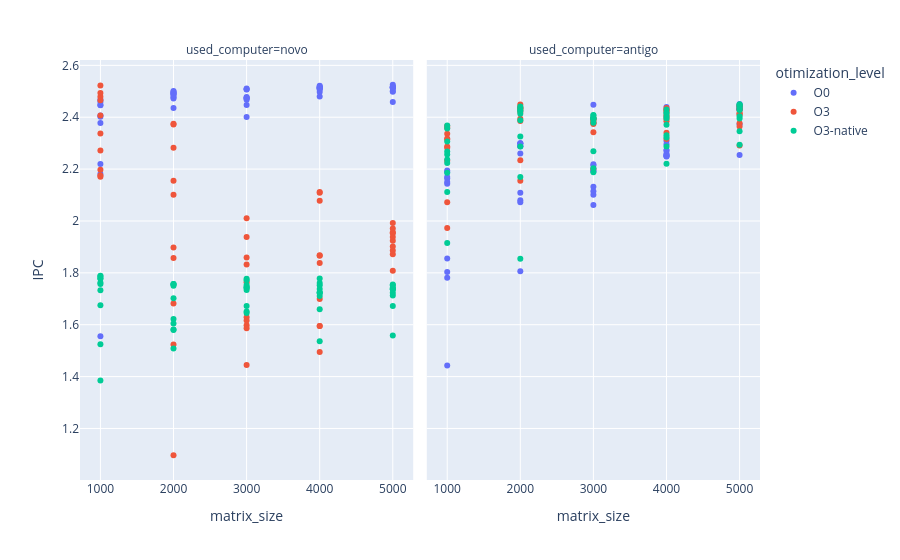
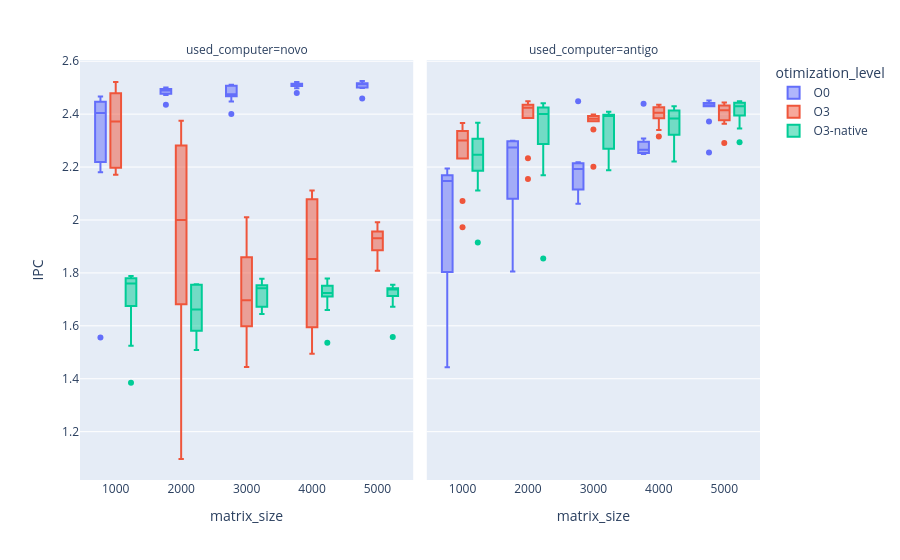

Notebook code cell kept with these figures, in order:
### Code cell
plot_IPC_to_size= px.scatter(complete_metrics, x="matrix_size", y="IPC",
                            facet_col="used_computer", color="otimization_level",
                            hover_data=["time_elapsed", "CPI", "branch-miss-rate", "cache-miss-rate"]
                        )
plot_IPC_to_size.update_layout(xaxis={"type": "category"})
plot_IPC_to_size.show()
plot_IPC_to_size.write_html("graficos/scatter_IPC_to_matrix_size.html")

boxplot_IPC_to_size= px.box(complete_metrics, x="matrix_size", y="IPC",
                            facet_col="used_computer", color="otimization_level",
                            hover_data=["time_elapsed", "CPI", "branch-miss-rate", "cache-miss-rate"]
                        )
boxplot_IPC_to_size.update_layout(xaxis={"type": "category"})
boxplot_IPC_to_size.show()
boxplot_IPC_to_size.write_html("graficos/box_IPC_to_matrix_size.html")

### Figure 1 — Plotly figure (JSON) as saved in the notebook; plotly's stock layout.template omitted (floating-point values rounded to 4 significant figures; data arrays with more than 128 entries replaced by an {"elided": "..."} marker saying what was removed)
{"data": [{"customdata": {"elided": "50x4 float values"}, "hovertemplate": "otimization_level=O0<br>used_computer=novo<br>matrix_size=%{x}<br>IPC=%{y}<br>time_elapsed=%{customdata[0]}<br>CPI=%{customdata[1]}<br>branch-miss-rate=%{customdata[2]}<br>cache-miss-rate=%{customdata[3]}<extra></extra>", "legendgroup": "O0", "marker": {"color": "#636efa", "symbol": "circle"}, "mode": "markers", "name": "O0", "orientation": "v", "showlegend": true, "type": "scatter", "x": [1000, 1000, 1000, 1000, 1000, 1000, 1000, 1000, 1000, 1000, 2000, 2000, 2000, 2000, 2000, 2000, 2000, 2000, 2000, 2000, 3000, 3000, 3000, 3000, 3000, 3000, 3000, 3000, 3000, 3000, 4000, 4000, 4000, 4000, 4000, 4000, 4000, 4000, 4000, 4000, 5000, 5000, 5000, 5000, 5000, 5000, 5000, 5000, 5000, 5000], "xaxis": "x", "y": [2.446, 2.467, 2.219, 2.447, 2.406, 2.378, 1.556, 2.402, 2.459, 2.181, 2.473, 2.49, 2.489, 2.477, 2.498, 2.501, 2.495, 2.483, 2.491, 2.436, 2.472, 2.474, 2.508, 2.468, 2.507, 2.478, 2.476, 2.401, 2.447, 2.511, 2.48, 2.497, 2.507, 2.511, 2.514, 2.514, 2.513, 2.512, 2.518, 2.522, 2.499, 2.514, 2.515, 2.501, 2.513, 2.519, 2.525, 2.516, 2.513, 2.459], "yaxis": "y"}, {"customdata": {"elided": "50x4 float values"}, "hovertemplate": "otimization_level=O0<br>used_computer=antigo<br>matrix_size=%{x}<br>IPC=%{y}<br>time_elapsed=%{customdata[0]}<br>CPI=%{customdata[1]}<br>branch-miss-rate=%{customdata[2]}<br>cache-miss-rate=%{customdata[3]}<extra></extra>", "legendgroup": "O0", "marker": {"color": "#636efa", "symbol": "circle"}, "mode": "markers", "name": "O0", "orientation": "v", "showlegend": false, "type": "scatter", "x": [1000, 1000, 1000, 1000, 1000, 1000, 1000, 1000, 1000, 1000, 2000, 2000, 2000, 2000, 2000, 2000, 2000, 2000, 2000, 2000, 3000, 3000, 3000, 3000, 3000, 3000, 3000, 3000, 3000, 3000, 4000, 4000, 4000, 4000, 4000, 4000, 4000, 4000, 4000, 4000, 5000, 5000, 5000, 5000, 5000, 5000, 5000, 5000, 5000, 5000], "xaxis": "x2", "y": [1.804, 1.443, 2.194, 2.169, 1.856, 2.144, 2.164, 1.781, 2.15, 2.189, 1.806, 2.288, 2.288, 2.298, 2.109, 2.08, 2.072, 2.261, 2.299, 2.299, 2.448, 2.132, 2.115, 2.101, 2.214, 2.219, 2.193, 2.2, 2.062, 2.193, 2.439, 2.254, 2.249, 2.296, 2.26, 2.25, 2.253, 2.274, 2.271, 2.308, 2.451, 2.255, 2.442, 2.445, 2.435, 2.434, 2.43, 2.431, 2.373, 2.432], "yaxis": "y2"}, {"customdata": {"elided": "50x4 float values"}, "hovertemplate": "otimization_level=O3<br>used_computer=novo<br>matrix_size=%{x}<br>IPC=%{y}<br>time_elapsed=%{customdata[0]}<br>CPI=%{customdata[1]}<br>branch-miss-rate=%{customdata[2]}<br>cache-miss-rate=%{customdata[3]}<extra></extra>", "legendgroup": "O3", "marker": {"color": "#EF553B", "symbol": "circle"}, "mode": "markers", "name": "O3", "orientation": "v", "showlegend": true, "type": "scatter", "x": [1000, 1000, 1000, 1000, 1000, 1000, 1000, 1000, 1000, 1000, 2000, 2000, 2000, 2000, 2000, 2000, 2000, 2000, 2000, 2000, 3000, 3000, 3000, 3000, 3000, 3000, 3000, 3000, 3000, 3000, 4000, 4000, 4000, 4000, 4000, 4000, 4000, 4000, 4000, 4000, 5000, 5000, 5000, 5000, 5000, 5000, 5000, 5000, 5000, 5000], "xaxis": "x", "y": [2.171, 2.198, 2.479, 2.175, 2.338, 2.407, 2.465, 2.271, 2.522, 2.493, 2.372, 2.282, 2.101, 2.375, 1.097, 1.898, 1.523, 1.682, 2.155, 1.858, 1.832, 1.859, 2.01, 1.938, 1.445, 1.764, 1.598, 1.587, 1.629, 1.616, 1.495, 1.595, 1.595, 1.699, 1.868, 2.109, 2.078, 2.112, 1.838, 1.866, 1.808, 1.956, 1.971, 1.953, 1.901, 1.923, 1.886, 1.992, 1.938, 1.871], "yaxis": "y"}, {"customdata": {"elided": "50x4 float values"}, "hovertemplate": "otimization_level=O3<br>used_computer=antigo<br>matrix_size=%{x}<br>IPC=%{y}<br>time_elapsed=%{customdata[0]}<br>CPI=%{customdata[1]}<br>branch-miss-rate=%{customdata[2]}<br>cache-miss-rate=%{customdata[3]}<extra></extra>", "legendgroup": "O3", "marker": {"color": "#EF553B", "symbol": "circle"}, "mode": "markers", "name": "O3", "orientation": "v", "showlegend": false, "type": "scatter", "x": [1000, 1000, 1000, 1000, 1000, 1000, 1000, 1000, 1000, 1000, 2000, 2000, 2000, 2000, 2000, 2000, 2000, 2000, 2000, 2000, 3000, 3000, 3000, 3000, 3000, 3000, 3000, 3000, 3000, 3000, 4000, 4000, 4000, 4000, 4000, 4000, 4000, 4000, 4000, 4000, 5000, 5000, 5000, 5000, 5000, 5000, 5000, 5000, 5000, 5000], "xaxis": "x2", "y": [2.314, 2.287, 2.336, 2.366, 2.36, 2.282, 2.318, 2.232, 2.072, 1.973, 2.436, 2.386, 2.42, 2.394, 2.438, 2.429, 2.449, 2.155, 2.432, 2.234, 2.379, 2.393, 2.374, 2.394, 2.342, 2.386, 2.201, 2.398, 2.393, 2.377, 2.426, 2.408, 2.34, 2.316, 2.421, 2.43, 2.436, 2.384, 2.402, 2.393, 2.412, 2.411, 2.443, 2.433, 2.377, 2.364, 2.291, 2.417, 2.444, 2.429], "yaxis": "y2"}, {"customdata": {"elided": "50x4 float values"}, "hovertemplate": "otimization_level=O3-native<br>used_computer=novo<br>matrix_size=%{x}<br>IPC=%{y}<br>time_elapsed=%{customdata[0]}<br>CPI=%{customdata[1]}<br>branch-miss-rate=%{customdata[2]}<br>cache-miss-rate=%{customdata[3]}<extra></extra>", "legendgroup": "O3-native", "marker": {"color": "#00cc96", "symbol": "circle"}, "mode": "markers", "name": "O3-native", "orientation": "v", "showlegend": true, "type": "scatter", "x": [1000, 1000, 1000, 1000, 1000, 1000, 1000, 1000, 1000, 1000, 2000, 2000, 2000, 2000, 2000, 2000, 2000, 2000, 2000, 2000, 3000, 3000, 3000, 3000, 3000, 3000, 3000, 3000, 3000, 3000, 4000, 4000, 4000, 4000, 4000, 4000, 4000, 4000, 4000, 4000, 5000, 5000, 5000, 5000, 5000, 5000, 5000, 5000, 5000, 5000], "xaxis": "x", "y": [1.757, 1.675, 1.779, 1.762, 1.777, 1.385, 1.733, 1.788, 1.524, 1.787, 1.757, 1.75, 1.755, 1.757, 1.58, 1.508, 1.622, 1.605, 1.702, 1.581, 1.746, 1.645, 1.672, 1.733, 1.651, 1.741, 1.753, 1.742, 1.778, 1.771, 1.711, 1.778, 1.737, 1.66, 1.723, 1.761, 1.725, 1.752, 1.722, 1.536, 1.738, 1.724, 1.738, 1.736, 1.713, 1.672, 1.742, 1.558, 1.756, 1.752], "yaxis": "y"}, {"customdata": {"elided": "50x4 float values"}, "hovertemplate": "otimization_level=O3-native<br>used_computer=antigo<br>matrix_size=%{x}<br>IPC=%{y}<br>time_elapsed=%{customdata[0]}<br>CPI=%{customdata[1]}<br>branch-miss-rate=%{customdata[2]}<br>cache-miss-rate=%{customdata[3]}<extra></extra>", "legendgroup": "O3-native", "marker": {"color": "#00cc96", "symbol": "circle"}, "mode": "markers", "name": "O3-native", "orientation": "v", "showlegend": false, "type": "scatter", "x": [1000, 1000, 1000, 1000, 1000, 1000, 1000, 1000, 1000, 1000, 2000, 2000, 2000, 2000, 2000, 2000, 2000, 2000, 2000, 2000, 3000, 3000, 3000, 3000, 3000, 3000, 3000, 3000, 3000, 3000, 4000, 4000, 4000, 4000, 4000, 4000, 4000, 4000, 4000, 4000, 5000, 5000, 5000, 5000, 5000, 5000, 5000, 5000, 5000, 5000], "xaxis": "x2", "y": [1.915, 2.368, 2.357, 2.268, 2.256, 2.112, 2.186, 2.237, 2.223, 2.307, 2.425, 2.435, 2.17, 2.425, 2.413, 1.854, 2.288, 2.325, 2.441, 2.389, 2.409, 2.396, 2.269, 2.397, 2.39, 2.379, 2.397, 2.407, 2.204, 2.188, 2.322, 2.221, 2.418, 2.371, 2.288, 2.414, 2.395, 2.403, 2.43, 2.331, 2.404, 2.428, 2.441, 2.294, 2.443, 2.449, 2.346, 2.432, 2.449, 2.395], "yaxis": "y2"}], "layout": {"annotations": [{"font": {}, "showarrow": false, "text": "used_computer=novo", "x": 0.245, "xanchor": "center", "xref": "paper", "y": 1, "yanchor": "bottom", "yref": "paper"}, {"font": {}, "showarrow": false, "text": "used_computer=antigo", "x": 0.755, "xanchor": "center", "xref": "paper", "y": 1, "yanchor": "bottom", "yref": "paper"}], "legend": {"title": {"text": "otimization_level"}, "tracegroupgap": 0}, "margin": {"t": 60}, "xaxis": {"anchor": "y", "domain": [0, 0.49], "title": {"text": "matrix_size"}, "type": "category"}, "xaxis2": {"anchor": "y2", "domain": [0.51, 1], "matches": "x", "title": {"text": "matrix_size"}}, "yaxis": {"anchor": "x", "domain": [0, 1], "title": {"text": "IPC"}}, "yaxis2": {"anchor": "x2", "domain": [0, 1], "matches": "y", "showticklabels": false}}}

### Figure 2 — Plotly figure (JSON) as saved in the notebook; plotly's stock layout.template omitted (floating-point values rounded to 4 significant figures; data arrays with more than 128 entries replaced by an {"elided": "..."} marker saying what was removed)
{"data": [{"alignmentgroup": "True", "customdata": {"elided": "50x4 float values"}, "hovertemplate": "otimization_level=O0<br>used_computer=novo<br>matrix_size=%{x}<br>IPC=%{y}<br>time_elapsed=%{customdata[0]}<br>CPI=%{customdata[1]}<br>branch-miss-rate=%{customdata[2]}<br>cache-miss-rate=%{customdata[3]}<extra></extra>", "legendgroup": "O0", "marker": {"color": "#636efa"}, "name": "O0", "notched": false, "offsetgroup": "O0", "orientation": "v", "showlegend": true, "type": "box", "x": [1000, 1000, 1000, 1000, 1000, 1000, 1000, 1000, 1000, 1000, 2000, 2000, 2000, 2000, 2000, 2000, 2000, 2000, 2000, 2000, 3000, 3000, 3000, 3000, 3000, 3000, 3000, 3000, 3000, 3000, 4000, 4000, 4000, 4000, 4000, 4000, 4000, 4000, 4000, 4000, 5000, 5000, 5000, 5000, 5000, 5000, 5000, 5000, 5000, 5000], "x0": " ", "xaxis": "x", "y": [2.446, 2.467, 2.219, 2.447, 2.406, 2.378, 1.556, 2.402, 2.459, 2.181, 2.473, 2.49, 2.489, 2.477, 2.498, 2.501, 2.495, 2.483, 2.491, 2.436, 2.472, 2.474, 2.508, 2.468, 2.507, 2.478, 2.476, 2.401, 2.447, 2.511, 2.48, 2.497, 2.507, 2.511, 2.514, 2.514, 2.513, 2.512, 2.518, 2.522, 2.499, 2.514, 2.515, 2.501, 2.513, 2.519, 2.525, 2.516, 2.513, 2.459], "y0": " ", "yaxis": "y"}, {"alignmentgroup": "True", "customdata": {"elided": "50x4 float values"}, "hovertemplate": "otimization_level=O0<br>used_computer=antigo<br>matrix_size=%{x}<br>IPC=%{y}<br>time_elapsed=%{customdata[0]}<br>CPI=%{customdata[1]}<br>branch-miss-rate=%{customdata[2]}<br>cache-miss-rate=%{customdata[3]}<extra></extra>", "legendgroup": "O0", "marker": {"color": "#636efa"}, "name": "O0", "notched": false, "offsetgroup": "O0", "orientation": "v", "showlegend": false, "type": "box", "x": [1000, 1000, 1000, 1000, 1000, 1000, 1000, 1000, 1000, 1000, 2000, 2000, 2000, 2000, 2000, 2000, 2000, 2000, 2000, 2000, 3000, 3000, 3000, 3000, 3000, 3000, 3000, 3000, 3000, 3000, 4000, 4000, 4000, 4000, 4000, 4000, 4000, 4000, 4000, 4000, 5000, 5000, 5000, 5000, 5000, 5000, 5000, 5000, 5000, 5000], "x0": " ", "xaxis": "x2", "y": [1.804, 1.443, 2.194, 2.169, 1.856, 2.144, 2.164, 1.781, 2.15, 2.189, 1.806, 2.288, 2.288, 2.298, 2.109, 2.08, 2.072, 2.261, 2.299, 2.299, 2.448, 2.132, 2.115, 2.101, 2.214, 2.219, 2.193, 2.2, 2.062, 2.193, 2.439, 2.254, 2.249, 2.296, 2.26, 2.25, 2.253, 2.274, 2.271, 2.308, 2.451, 2.255, 2.442, 2.445, 2.435, 2.434, 2.43, 2.431, 2.373, 2.432], "y0": " ", "yaxis": "y2"}, {"alignmentgroup": "True", "customdata": {"elided": "50x4 float values"}, "hovertemplate": "otimization_level=O3<br>used_computer=novo<br>matrix_size=%{x}<br>IPC=%{y}<br>time_elapsed=%{customdata[0]}<br>CPI=%{customdata[1]}<br>branch-miss-rate=%{customdata[2]}<br>cache-miss-rate=%{customdata[3]}<extra></extra>", "legendgroup": "O3", "marker": {"color": "#EF553B"}, "name": "O3", "notched": false, "offsetgroup": "O3", "orientation": "v", "showlegend": true, "type": "box", "x": [1000, 1000, 1000, 1000, 1000, 1000, 1000, 1000, 1000, 1000, 2000, 2000, 2000, 2000, 2000, 2000, 2000, 2000, 2000, 2000, 3000, 3000, 3000, 3000, 3000, 3000, 3000, 3000, 3000, 3000, 4000, 4000, 4000, 4000, 4000, 4000, 4000, 4000, 4000, 4000, 5000, 5000, 5000, 5000, 5000, 5000, 5000, 5000, 5000, 5000], "x0": " ", "xaxis": "x", "y": [2.171, 2.198, 2.479, 2.175, 2.338, 2.407, 2.465, 2.271, 2.522, 2.493, 2.372, 2.282, 2.101, 2.375, 1.097, 1.898, 1.523, 1.682, 2.155, 1.858, 1.832, 1.859, 2.01, 1.938, 1.445, 1.764, 1.598, 1.587, 1.629, 1.616, 1.495, 1.595, 1.595, 1.699, 1.868, 2.109, 2.078, 2.112, 1.838, 1.866, 1.808, 1.956, 1.971, 1.953, 1.901, 1.923, 1.886, 1.992, 1.938, 1.871], "y0": " ", "yaxis": "y"}, {"alignmentgroup": "True", "customdata": {"elided": "50x4 float values"}, "hovertemplate": "otimization_level=O3<br>used_computer=antigo<br>matrix_size=%{x}<br>IPC=%{y}<br>time_elapsed=%{customdata[0]}<br>CPI=%{customdata[1]}<br>branch-miss-rate=%{customdata[2]}<br>cache-miss-rate=%{customdata[3]}<extra></extra>", "legendgroup": "O3", "marker": {"color": "#EF553B"}, "name": "O3", "notched": false, "offsetgroup": "O3", "orientation": "v", "showlegend": false, "type": "box", "x": [1000, 1000, 1000, 1000, 1000, 1000, 1000, 1000, 1000, 1000, 2000, 2000, 2000, 2000, 2000, 2000, 2000, 2000, 2000, 2000, 3000, 3000, 3000, 3000, 3000, 3000, 3000, 3000, 3000, 3000, 4000, 4000, 4000, 4000, 4000, 4000, 4000, 4000, 4000, 4000, 5000, 5000, 5000, 5000, 5000, 5000, 5000, 5000, 5000, 5000], "x0": " ", "xaxis": "x2", "y": [2.314, 2.287, 2.336, 2.366, 2.36, 2.282, 2.318, 2.232, 2.072, 1.973, 2.436, 2.386, 2.42, 2.394, 2.438, 2.429, 2.449, 2.155, 2.432, 2.234, 2.379, 2.393, 2.374, 2.394, 2.342, 2.386, 2.201, 2.398, 2.393, 2.377, 2.426, 2.408, 2.34, 2.316, 2.421, 2.43, 2.436, 2.384, 2.402, 2.393, 2.412, 2.411, 2.443, 2.433, 2.377, 2.364, 2.291, 2.417, 2.444, 2.429], "y0": " ", "yaxis": "y2"}, {"alignmentgroup": "True", "customdata": {"elided": "50x4 float values"}, "hovertemplate": "otimization_level=O3-native<br>used_computer=novo<br>matrix_size=%{x}<br>IPC=%{y}<br>time_elapsed=%{customdata[0]}<br>CPI=%{customdata[1]}<br>branch-miss-rate=%{customdata[2]}<br>cache-miss-rate=%{customdata[3]}<extra></extra>", "legendgroup": "O3-native", "marker": {"color": "#00cc96"}, "name": "O3-native", "notched": false, "offsetgroup": "O3-native", "orientation": "v", "showlegend": true, "type": "box", "x": [1000, 1000, 1000, 1000, 1000, 1000, 1000, 1000, 1000, 1000, 2000, 2000, 2000, 2000, 2000, 2000, 2000, 2000, 2000, 2000, 3000, 3000, 3000, 3000, 3000, 3000, 3000, 3000, 3000, 3000, 4000, 4000, 4000, 4000, 4000, 4000, 4000, 4000, 4000, 4000, 5000, 5000, 5000, 5000, 5000, 5000, 5000, 5000, 5000, 5000], "x0": " ", "xaxis": "x", "y": [1.757, 1.675, 1.779, 1.762, 1.777, 1.385, 1.733, 1.788, 1.524, 1.787, 1.757, 1.75, 1.755, 1.757, 1.58, 1.508, 1.622, 1.605, 1.702, 1.581, 1.746, 1.645, 1.672, 1.733, 1.651, 1.741, 1.753, 1.742, 1.778, 1.771, 1.711, 1.778, 1.737, 1.66, 1.723, 1.761, 1.725, 1.752, 1.722, 1.536, 1.738, 1.724, 1.738, 1.736, 1.713, 1.672, 1.742, 1.558, 1.756, 1.752], "y0": " ", "yaxis": "y"}, {"alignmentgroup": "True", "customdata": {"elided": "50x4 float values"}, "hovertemplate": "otimization_level=O3-native<br>used_computer=antigo<br>matrix_size=%{x}<br>IPC=%{y}<br>time_elapsed=%{customdata[0]}<br>CPI=%{customdata[1]}<br>branch-miss-rate=%{customdata[2]}<br>cache-miss-rate=%{customdata[3]}<extra></extra>", "legendgroup": "O3-native", "marker": {"color": "#00cc96"}, "name": "O3-native", "notched": false, "offsetgroup": "O3-native", "orientation": "v", "showlegend": false, "type": "box", "x": [1000, 1000, 1000, 1000, 1000, 1000, 1000, 1000, 1000, 1000, 2000, 2000, 2000, 2000, 2000, 2000, 2000, 2000, 2000, 2000, 3000, 3000, 3000, 3000, 3000, 3000, 3000, 3000, 3000, 3000, 4000, 4000, 4000, 4000, 4000, 4000, 4000, 4000, 4000, 4000, 5000, 5000, 5000, 5000, 5000, 5000, 5000, 5000, 5000, 5000], "x0": " ", "xaxis": "x2", "y": [1.915, 2.368, 2.357, 2.268, 2.256, 2.112, 2.186, 2.237, 2.223, 2.307, 2.425, 2.435, 2.17, 2.425, 2.413, 1.854, 2.288, 2.325, 2.441, 2.389, 2.409, 2.396, 2.269, 2.397, 2.39, 2.379, 2.397, 2.407, 2.204, 2.188, 2.322, 2.221, 2.418, 2.371, 2.288, 2.414, 2.395, 2.403, 2.43, 2.331, 2.404, 2.428, 2.441, 2.294, 2.443, 2.449, 2.346, 2.432, 2.449, 2.395], "y0": " ", "yaxis": "y2"}], "layout": {"annotations": [{"font": {}, "showarrow": false, "text": "used_computer=novo", "x": 0.245, "xanchor": "center", "xref": "paper", "y": 1, "yanchor": "bottom", "yref": "paper"}, {"font": {}, "showarrow": false, "text": "used_computer=antigo", "x": 0.755, "xanchor": "center", "xref": "paper", "y": 1, "yanchor": "bottom", "yref": "paper"}], "boxmode": "group", "legend": {"title": {"text": "otimization_level"}, "tracegroupgap": 0}, "margin": {"t": 60}, "xaxis": {"anchor": "y", "domain": [0, 0.49], "title": {"text": "matrix_size"}, "type": "category"}, "xaxis2": {"anchor": "y2", "domain": [0.51, 1], "matches": "x", "title": {"text": "matrix_size"}}, "yaxis": {"anchor": "x", "domain": [0, 1], "title": {"text": "IPC"}}, "yaxis2": {"anchor": "x2", "domain": [0, 1], "matches": "y", "showticklabels": false}}}
